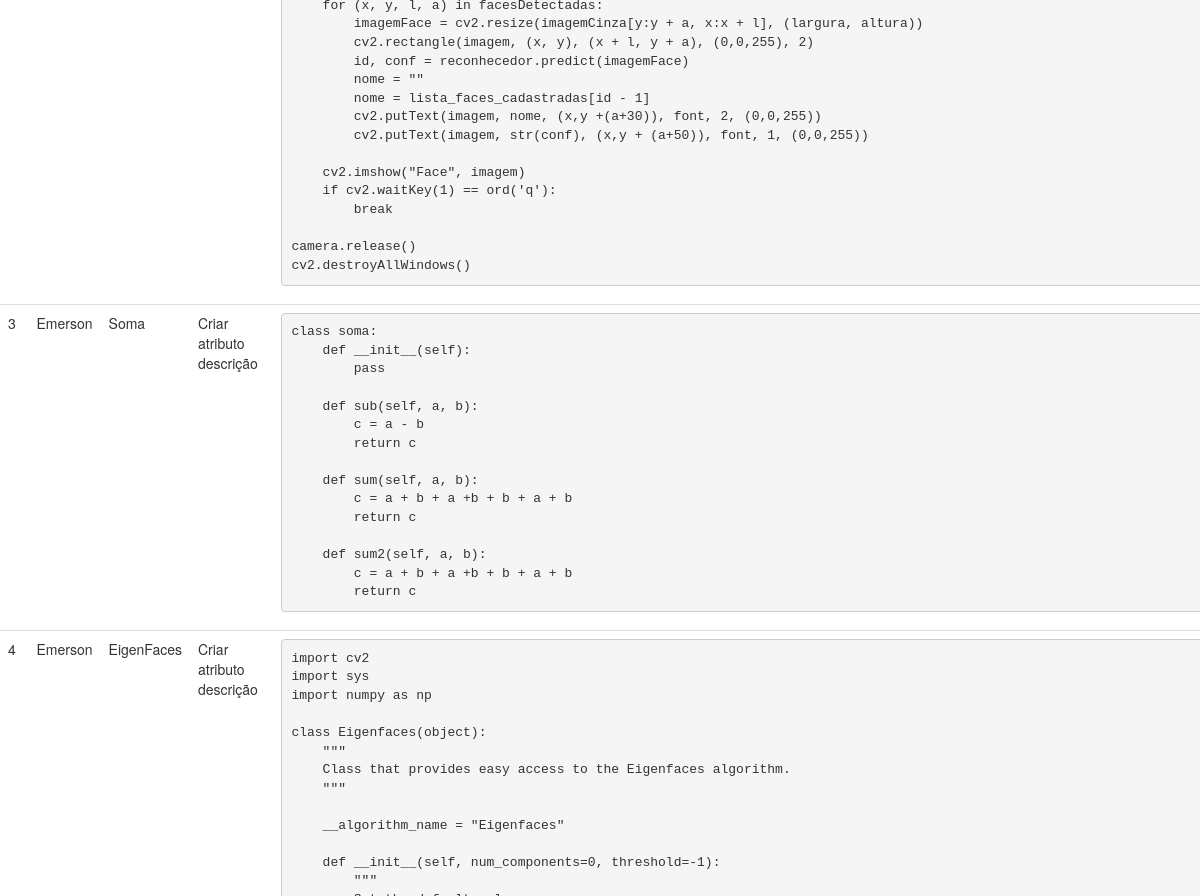
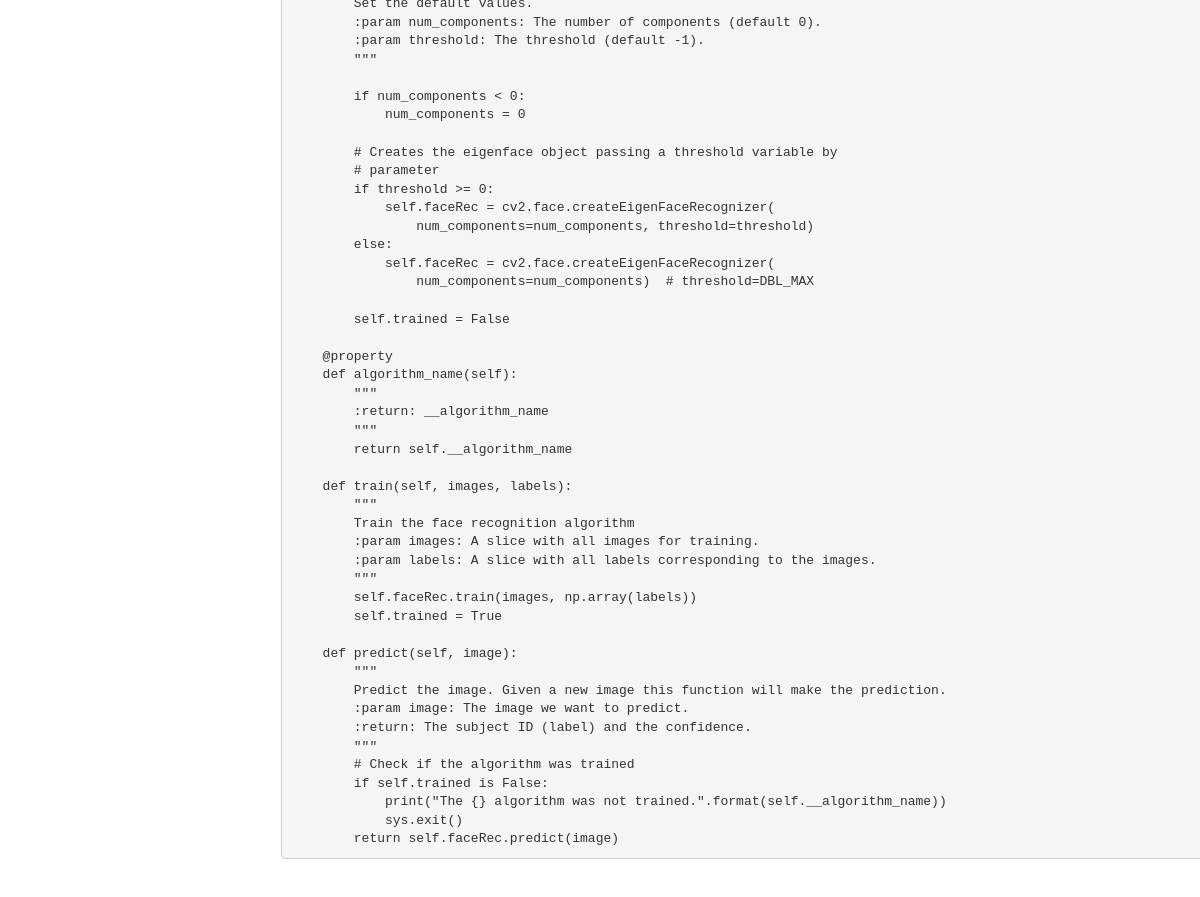
The page /listar-algoritmos (signed in, lower part) on the database as committed earlier (2 pictures, top to bottom).
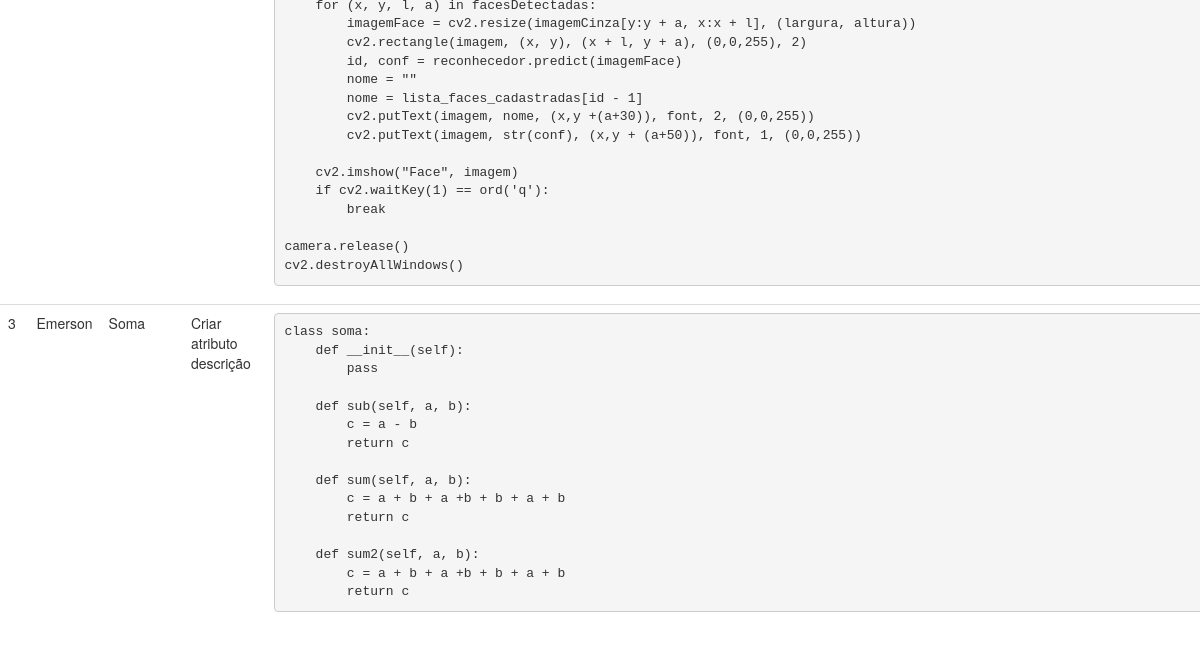
The same page on the database as committed later.
### app/models/tables.py (models this page shows, shortened)
class Algoritmo(db.Model):
    __tablename__= "algoritmos"
    id = db.Column(db.Integer, primary_key=True)
    nome = db.Column(db.String(20))
    algoritmo = db.Column(db.Text)
    usuario = db.Column(db.Integer, db.ForeignKey('usuarios.id'))

class Pessoa(db.Model):
    __tablename__ = "pessoas"
    id = db.Column(db.Integer, primary_key=True)
    nome = db.Column(db.String(50))

### app/controllers/default.py (the view)
@app.route('/listar-algoritmos', methods=['GET'])
def listar_algoritmos():
    if not current_user.get_id():
        return redirect(url_for('login'))
    algoritmos = Algoritmo.query.filter_by(usuario=current_user.get_id()).all()
    return render_template('algoritmo/listar-algoritmos.html', algoritmos=algoritmos)

### app/controllers/default.py (called while the page is built)
@login_manager.user_loader
def load_user(id):
    return Usuario.query.filter_by(id=id).first()

### app/models/tables.py (called while the page is built)
    def get_id(self):
        return str(self.id)

### app/templates/algoritmo/listar-algoritmos.html (shortened to what this page needs)
{% include 'base/head.html' %}
{% include 'base/head.html' %}
<div class="table-responsive">
    <form action="#">
        <table class="table">
            {% for a in algoritmos %}
            <tr>
                <td>
                    {{ a.id }}
                </td>
                <td>
                    {{ current_user.nome }}
                </td>
                <td>
                    {{ a.nome }}
                </td>
                <td>
                    Criar atributo descrição
                </td>
                <td>
                    <pre>{{ a.algoritmo }}</pre>
                </td>
            </tr>
            {% endfor %}
        </table>
    </form>
</div>
{% include 'base/footer.html' %}

### app/templates/base/head.html (shortened to what this page needs)
<!DOCTYPE html>
<html lang="pt-br">
    <head>
        <link rel="stylesheet" href="{{ url_for('static', filename='bootstrap/css/bootstrap.css') }}">
        <link rel="stylesheet" href="{{ url_for('static', filename='css/main.css') }}">
    </head>
    <body >

### app/templates/base/footer.html (shortened to what this page needs)
    </body>
</html>

Rows that differ between the two databases and show on the page:
removed Algoritmo: id "4", {{ current_user.nome }} "Emerson", nome "EigenFaces", algoritmo "import cv2 import sys import numpy as np class Eigenfaces(object): \"\"\" Class that provides easy access to the Eigenfaces algorithm. \"\"\" __algorithm_name = \"Eigenfaces\" def __init__(self, num_components=0, threshold=-1): \"\"\" Set the default values. :param num_components: The number of components (default 0). :param threshold: The threshold (default -1). \"\"\" if num_components < 0: num_components = 0 # Creates the eigenface object passing a threshold variable by # parameter if threshold >= 0: self.faceRec = cv2.face.createEigenFaceRecognizer( num_components=num_components, threshold=threshold) else: self.faceRec = cv2.face.createEigenFaceRecognizer( num_components=num_components) #…"
